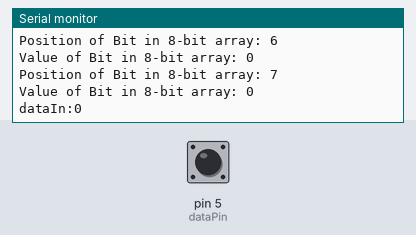
The sketch below on a simulated Arduino Uno, built with avr-gcc and run on an emulated ATmega328P. Shown: the last lines printed to the serial monitor. Inputs (shaded band) come from the test bench; at power-on: pin 5 (dataPin) LOW.

Above: at 1.2 s.
1.3 s: pin 5 (dataPin) driven HIGH
At 2.9 s:
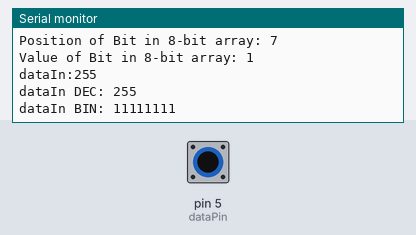
3.5 s: pin 5 (dataPin) driven LOW
At 5.6 s:
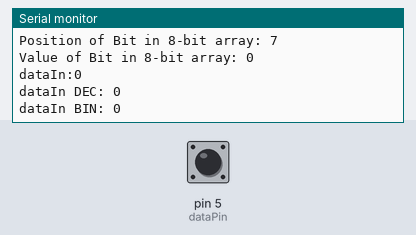
6.5 s: pin 5 (dataPin) driven HIGH
At 8.9 s:
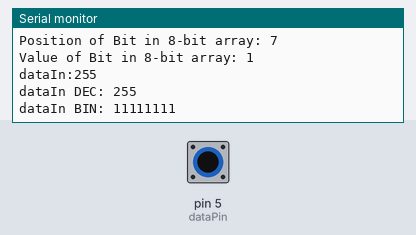
9.5 s: pin 5 (dataPin) driven LOW
At 10.5 s:
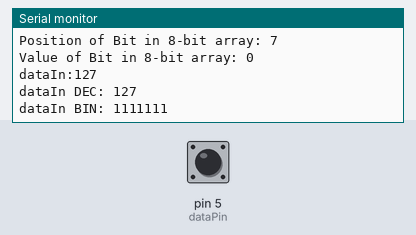
12.5 s: pin 5 (dataPin) driven HIGH
At 13.3 s:
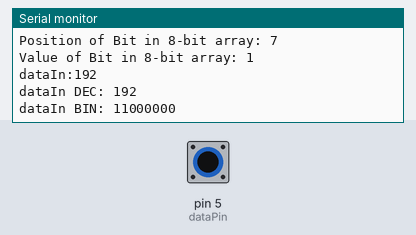
15.5 s: pin 5 (dataPin) pulsed LOW 2 times (0.12 s each, 0.3 s apart)
At 16.3 s:
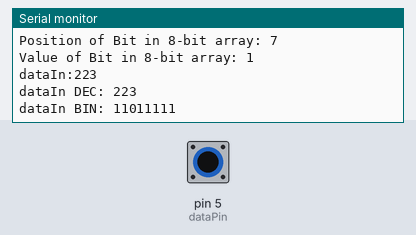
Timing chart, 0 to 18.5 s (numbered marks = the images above; inputs shaded):
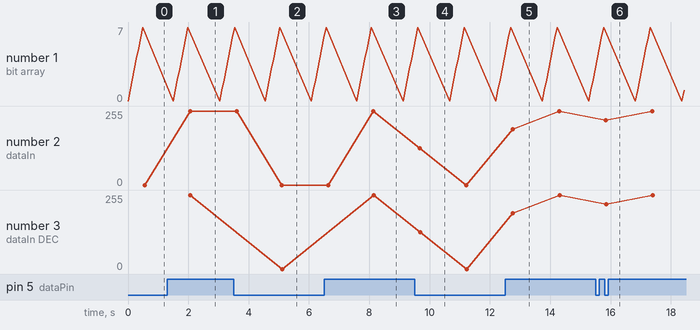

The sketch:

74166_example.ino
```cpp
/*
              74HC166                              Arduino
        -----------------------                 ---------
        Vcc(pin 16)、MR(pin 9)                    +5V
        GND(pin 8)、CE(pin 7)                    GROUND
              CP(pin 11)                           D2
              Q7(pin 7)                            D5
              PE(pin 15)                           D7

                                             -------------
                                            |   Arduino   |
                                            | 12          |
                                            | 11          |
           ------------------               | 10          |
          |     74HC166      |              |  9          |
          | DS          Vcc  |------ +5V    |  8          |
          | D0           PE  |--------------|  7          |
          | D1           D7  |              |  6          |
          | D2           Q7  |--------------|  5          |
          | D3           D6  |              |  4          |
 GROUND---| CE           D5  |              |  3          |
      2---| CP           D4  |              |  2          |
 GROUND---| GND          MR  |------ +5V    |  1          |
           ------------------                -------------
*/
//Q7 pin 13
int dataPin = 5;
//PE pin 15
int latchPin = 7;
//CP pin 7
int clockPin = 2;

int j;
int value;
byte statusChange = 0; // for pull down configuration
//byte statusChange = 1; // for pull up configuration

void setup() {
  pinMode(dataPin, INPUT);
  pinMode(latchPin, OUTPUT);
  pinMode(clockPin, OUTPUT);
  Serial.begin(9600);
}

void loop() {
  byte dataIn = 0;
  digitalWrite(latchPin, LOW);
  digitalWrite(clockPin, LOW);
  digitalWrite(clockPin, HIGH);
  digitalWrite(latchPin, HIGH);

  for(j = 0; j < 8; j++) {
    value = digitalRead(dataPin);
    Serial.print("Position of Bit in 8-bit array: ");
    Serial.println(j);
    Serial.print("Value of Bit in 8-bit array: ");
    Serial.println(value);
    if (value) {
      int a = (1 << j);
      dataIn = dataIn | a;
      }
      digitalWrite(clockPin, LOW);
      digitalWrite(clockPin, HIGH);
    }
    Serial.print("dataIn:");
    Serial.println(dataIn);
    if (statusChange != dataIn)
    {
      statusChange = dataIn;
      Serial.print("dataIn DEC: ");
      Serial.print(dataIn, DEC);
      Serial.println();
      Serial.print("dataIn BIN: ");
      Serial.print(dataIn, BIN);
      Serial.println();
    }
  delay(1000);
}
```

Measured:
- after the input at 1.3 s, the serial monitor: prints a new line after 0.24 s (image 1)
- after the input at 3.5 s, the serial monitor: prints a new line after 1.6 s (image 2)
- after the input at 6.5 s, the serial monitor: prints a new line after 1.6 s (image 3)
- after the input at 9.5 s, the serial monitor: prints a new line after 0.18 s (image 4)
- after the input at 12.5 s, the serial monitor: prints a new line after 0.25 s (image 5)
- after the input at 15.5 s, the serial monitor: prints a new line after 0.34 s (image 6)
- plotted number 2: 0 → 255 after the input at 1.3 s, 0 → 255 after the input at 12.5 s
- plotted number 3: 0 → 255 after the input at 12.5 s
